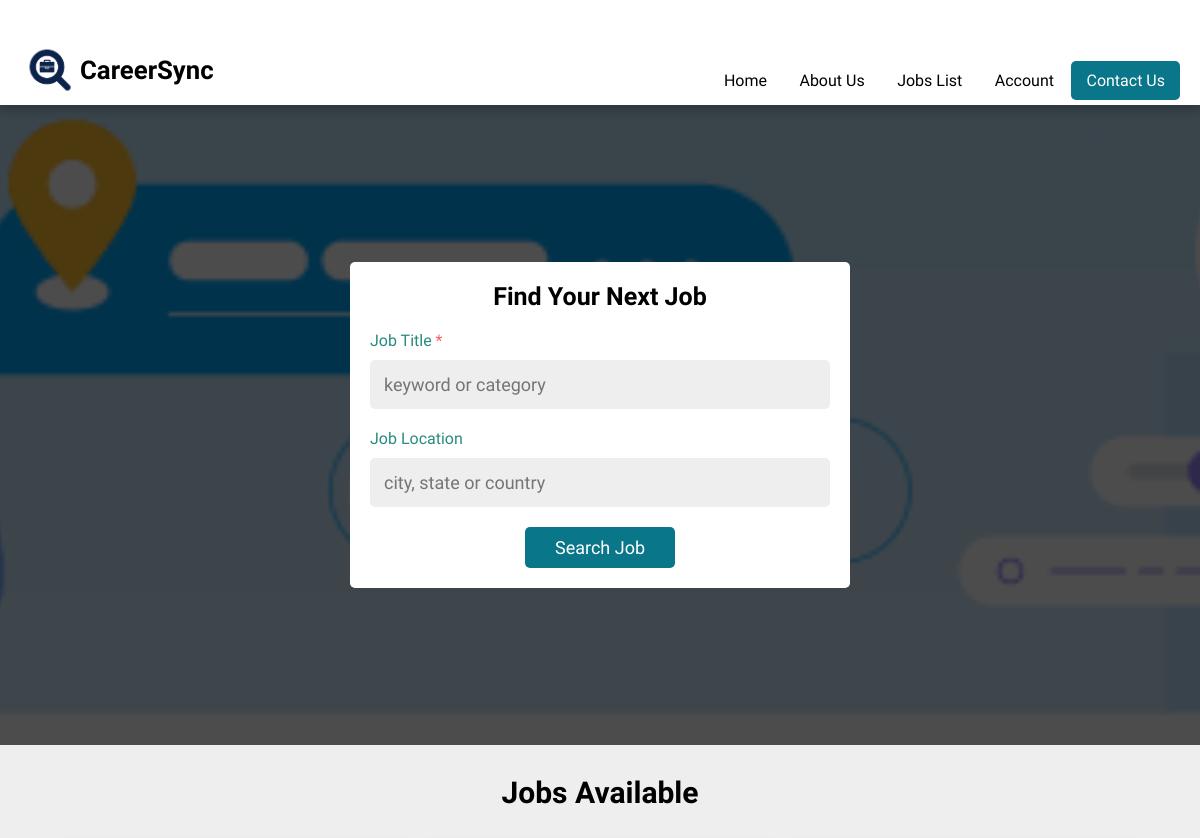
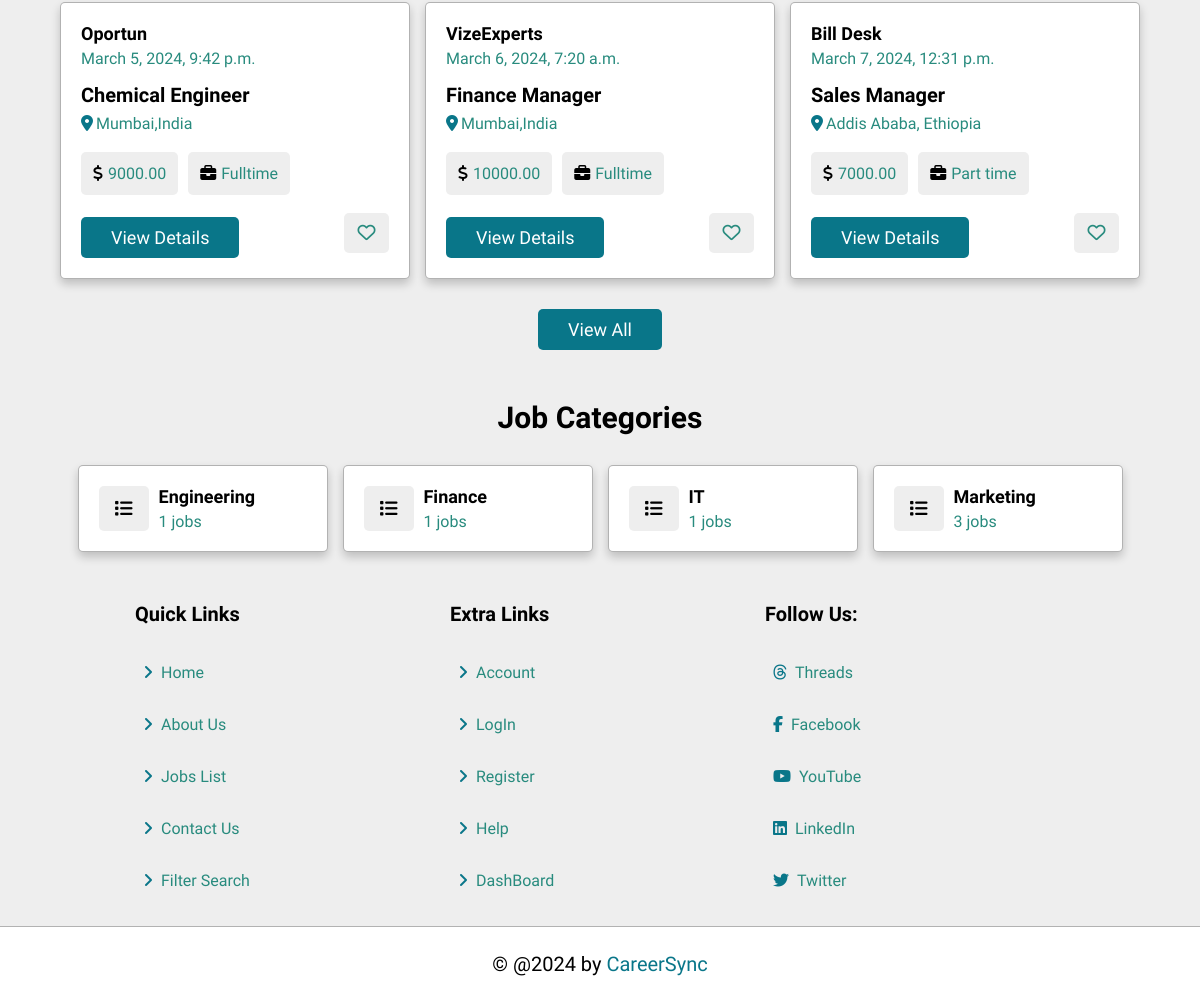
The page / on the database its author committed (2 pictures, top to bottom).
### job/models.py (models this page shows, shortened)
class CompanyInformation(models.Model):
    name = models.CharField(max_length=100)
    description = models.TextField()
    why_choose_us = models.TextField()
    image = models.ImageField(upload_to='company_images/')
    location = models.CharField(max_length=255, null=True)
    email = models.EmailField(null=True)
    phone = models.CharField(max_length=20)

class Job(models.Model):
    title = models.CharField(max_length=100)
    description = models.TextField()
    category = models.ForeignKey(Category, on_delete=models.CASCADE)
    company = models.ForeignKey(CompanyProfile, on_delete=models.CASCADE)
    location = models.CharField(max_length=100)
    salary = models.DecimalField(max_digits=10, decimal_places=2)
    qualifications = models.TextField()
    job_type = models.CharField(max_length=50)
    published_date = models.DateTimeField(auto_now_add=True,blank=True)

class CompanyProfile(models.Model):
    company_name = models.CharField(max_length=100)
    website_url = models.URLField(blank=True, null=True)
    def __str__(self):
        return self.company_name

class Category(models.Model):
    name = models.CharField(max_length=50)

### job/views.py (the view)
# urls.py: 2. Add a URL to urlpatterns:  path('', views.home, name='home')
def home(request):
    company_info = CompanyInformation.objects.first()
    if company_info is None:
        company_info = CompanyInformation()
    if request.method == 'POST':
        title = request.POST.get('title', '').lower()
        location = request.POST.get('location', '').lower()
        jobs = Job.objects.filter(title__icontains=title, location__icontains=location)
    else:
        jobs = Job.objects.all()  # for a GET request
    job_counts = Job.objects.values('category__name').annotate(total=Count('category')).order_by('category__name')
    context = {
        'company_info': company_info,
        'filteredJobs': jobs,  # pass the Job model instances directly
        'jobCounts': job_counts,
        'is_post_request': request.method == 'POST'
    }
    return render(request, 'home.html', context)

### job/templates/home.html (shortened to what this page needs)
 {% include "header.html" %}
 {% load static %}
 <head>
    <link rel="stylesheet" href="{% static 'css/style.css' %}">
 </head>
<div class="home-container" style='background-image: url(static/img/img1.png)'>
    <section class="home">
        <form id="search-form" method="POST" action="">
            <h3>Find Your Next Job</h3>
            <p>Job Title <span>*</span></p>
            <input type="text" name="title" placeholder="keyword or category" required maxlength="20" class="input">
            <p>Job Location</p>
            <input id="job-location" type="text" name="location" placeholder="city, state or country"  maxlength="20" class="input">
            <input type="submit" value="search job" class="btn" name="search">
        </form>
    </section>
</div>
<section class="jobs-container" id="jobs-container">
    <h1 class="heading">Jobs Available </h1>
    <div class="box-container">
        {% for job in filteredJobs %}
        <div class="box  job-box {% if forloop.counter > 3 %}hidden{% endif %}">
            <div class="company">
                <div>
                    <h3>{{ job.company }}</h3>
                    <p>{{ job.published_date }}</p>
                </div>
            </div>
            <h3 class="job-title">{{ job.title }}</h3>
            <p class="location"><i class="fas fa-map-marker-alt"></i><span>{{ job.location }}</span></p>
            <div class="tags">
                <p><i class="fa-solid fa-dollar-sign"></i><span>{{ job.salary }}</span></p>
                <p><i class="fa-solid fa-briefcase"></i><span>{{ job.job_type }}</span></p>
            </div>
            <div class="flex-btn">
                <a href="{% url 'view_job'  job.id %}" class="btn">View Details</a>
                <button type="submit" class="far fa-heart" name="save"></button>
            </div>
        </div>
    {% endfor %}
    </div>
    <div style="text-align :center; margin-top: 2rem;">
        <a href="{% url 'job'  %}" class="btn" id="view-all-button">View all</a>
    </div>
</section>
<section class="category">
    <h1 class="heading">Job Categories</h1>
    <div class="box-container">
        {% for job_count in jobCounts %}
            <a href="" class="box">
            <i class="fa-solid fa-list"></i>
            <div>
                <h3>{{ job_count.category__name }}</h3>
                <span>{{ job_count.total }} jobs</span>
            </div>
            </a>
        {% endfor %}
</section>
{% include "footer.html" %}
</body>
</html>

### job/templates/header.html (shortened to what this page needs)
<!DOCTYPE html>
<html lang="en">
    {% load static %}
<head>
    <link rel="stylesheet" href="{% static 'css/style.css' %}">
    <link rel="stylesheet" href="https://use.fontawesome.com/releases/v5.15.4/css/all.css"/>
    <link rel="stylesheet" href="https://cdnjs.cloudflare.com/ajax/libs/font-awesome/5.15.4/css/all.min.css" />
</head>
<body>
    <header class="header">
        <section class="flex">
            <a href="{% url 'home' %}" class="logo">
                <img src="{% static 'img/logo2.png' %}" alt="">
                <h3>{{company_info.name}}</h3>
            </a>
            <nav class="navbar py-3">
                <a href="{% url 'home' %}">Home</a>
                <a href="{% url 'about'  %}">About Us</a>
                <a href="{% url 'job'  %}">Jobs list</a>
                <a href="{% url 'login'  %}">Account</a>
                <a href="{% url 'contact'  %}" class="btn" style="margin-top: 0;">Contact Us</a>
            </nav>
        </section>
    </header>
</body>
</html>

### job/templates/footer.html
{% load static %}
<footer class="footer">
    <section class="grid">
        <div class="box">
            <h3>Quick Links</h3>
            <a href="{% url 'home'  %}"><i class="fas fa-angle-right"></i>Home</a>
            <a href="{% url 'about'  %}"><i class="fas fa-angle-right"></i>About Us</a>
            <a href="{% url 'job'  %}"><i class="fas fa-angle-right"></i>Jobs List</a>
            <a href="{% url 'contact'  %}"><i class="fas fa-angle-right"></i>Contact Us</a>
            <a href="#"><i class="fas fa-angle-right"></i>Filter Search</a>
        </div>
        <div class="box">
            <h3>Extra Links</h3>
            <a href="#"><i class="fas fa-angle-right"></i>Account</a>
            <a href="{% url 'login'  %}"><i class="fas fa-angle-right"></i>LogIn</a>
            <a href="{% url 'register' %}"><i class="fas fa-angle-right"></i>Register</a>
            <a href="#"><i class="fas fa-angle-right"></i>Help</a>
            <a href="#"><i class="fas fa-angle-right"></i>DashBoard</a>
        </div>
        <div class="box">
            <h3>Follow Us:</h3>
            <a href="#"><i class="fa-brands fa-threads"></i>Threads</a>
            <a href="#"><i class="fab fa-facebook-f"></i>Facebook</a>
            <a href="#"><i class="fab fa-youtube"></i>YouTube</a>
            <a href="#"><i class="fab fa-linkedin"></i>LinkedIn</a>
            <a href="#"><i class="fab fa-twitter"></i>Twitter</a>
        </div>
    </section>
    <div class="credit">
        &copy; @2024 by <span>{{company_info.name}}</span>
    </div>
</footer>

### rows shown on the page
CompanyInformation: name "CareerSync"
Job: company "Oportun", published_date "March 5, 2024, 9:42 p.m.", title "Chemical Engineer", location "Mumbai,India", salary "9000.00", job_type "Fulltime"
Job: company "VizeExperts", published_date "March 6, 2024, 7:20 a.m.", title "Finance Manager", location "Mumbai,India", salary "10000.00", job_type "Fulltime"
Job: company "Bill Desk", published_date "March 7, 2024, 12:31 p.m.", title "Sales Manager", location "Addis Ababa, Ethiopia", salary "7000.00", job_type "Part time"
Category: category__name "Engineering", total "1"
Category: category__name "Finance", total "1"
Category: category__name "Marketing", total "3"

### other values the page prints
{{ job_count.category__name }} "IT"
{{ job_count.total }} "1"
